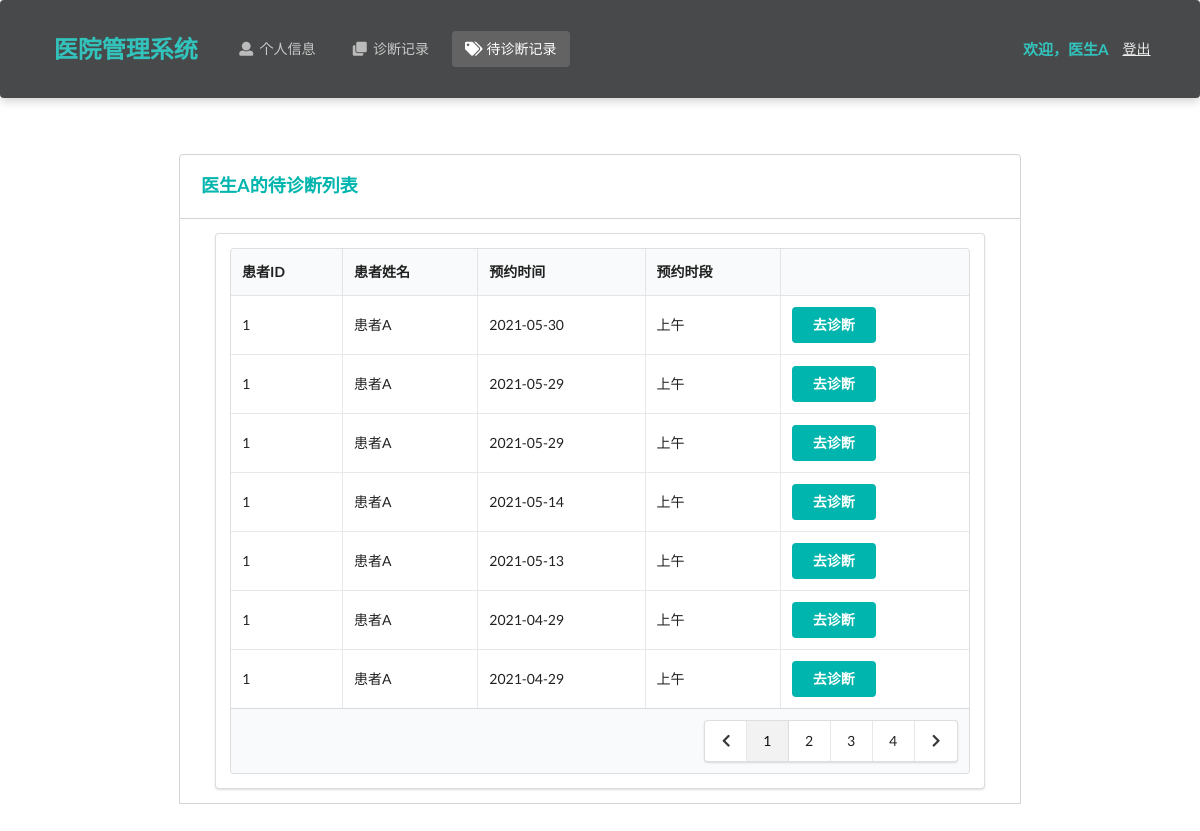
Page /doctor/pendingDiagnosis/ (signed in) on the earlier database version.
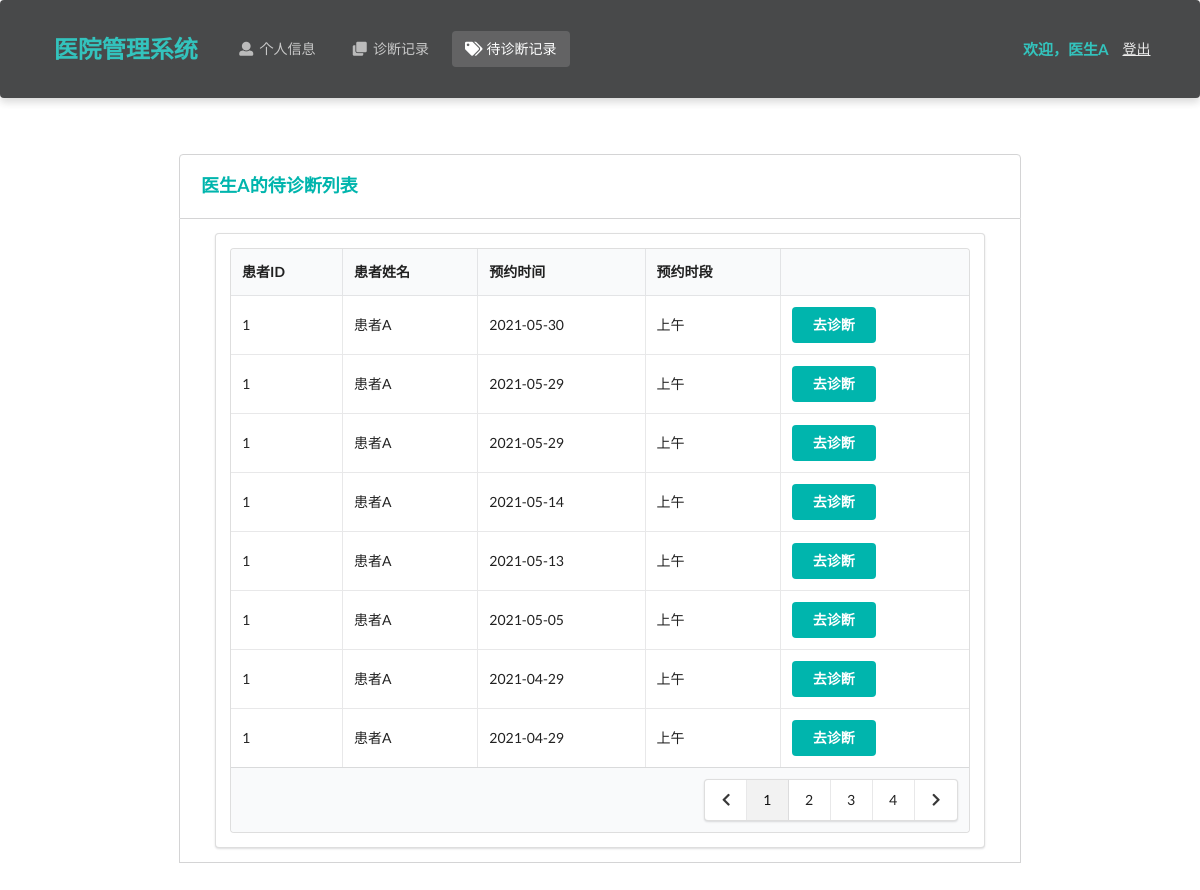
Same page on the later database version.
### Hospital/models.py (models this page shows, shortened)
class Appointment(models.Model):
    time_choices = (
        ('Morning','上午'),
        ('Afternoon','下午')
    )
    patient = models.ForeignKey(Patient, on_delete=models.CASCADE) # 患者
    doctor = models.ForeignKey(Doctor, on_delete=models.CASCADE)  # 医生
    create_time = models.DateTimeField(auto_now_add=True)  # 创建时间
    appointment_date = models.DateTimeField()  # 预约日期
    appointment_time = models.CharField(max_length=10, choices=time_choices) # 预约时间（上下午）
    isActive = models.BooleanField(default=True)  # 是否有效
    class Meta:
        ordering = ["-create_time"]

class Patient(models.Model):
    name = models.CharField(max_length=10)  # 姓名
    password = models.CharField(max_length=32)  # 密码
    gender = models.CharField(max_length=32, choices=gender_choices)  # 性别
    identity_card_no = models.CharField(max_length=32, unique=True)  # 身份证号
    medical_insurance = models.BooleanField()  # 是否有医保
    telephone_no = models.CharField(max_length=32)  # 电话号码
    birth_date = models.DateField()  # 出生日期
    create_time = models.DateTimeField(auto_now_add=True)  # 注册时间

### Hospital/doctorViews.py (the view)
# urls.py: path('doctor/pendingDiagnosis/', doctorViews.pendingDiagnosis),
def pendingDiagnosis(request):
    identity_card_no = request.session['identity_card_no']
    doctor = models.Doctor.objects.get(identity_card_no=identity_card_no)
    appointment_records = models.Appointment.objects.filter(doctor=doctor, isActive=True)
    appointment_records = appointment_records.order_by('-appointment_date', '-appointment_time')  # 逆序排序
    if request.method == 'POST':
        request.session['appointment_id'] = request.POST.get('appointment')
        return redirect('/doctor/pendingDiagnosis/detail')
    return render(request, 'doctor/pending.html', locals())

### Hospital/templates/doctor/pending.html (shortened to what this page needs)
<!DOCTYPE html>
<html lang="ch">
<head>
    <link rel="stylesheet" href="https://cdn.jsdelivr.net/semantic-ui/2.2.4/semantic.min.css">
    <link rel="stylesheet" href="../../static/Hospital/css/me.css">
</head>
<body>
     <nav class="ui inverted  segment m-padded-tb-large m-shadow-small m-opacity-mini">
        <div class="ui container">
            <div class="ui inverted secondary stackable menu">
                <h2 class="ui teal header item">医院管理系统</h2>
                <a href="/doctor/info/" class="m-item item"><i class="user icon"></i>个人信息</a>
                <a href="/doctor/diagnosis/" class="m-item item"><i class="clone icon"></i>诊断记录</a>
                <a href="/doctor/pendingDiagnosis" class="active m-item item"><i class="tags icon"></i>待诊断记录</a>
                <div class="right m-item item">
                    <h4 class="ui teal header item">欢迎，{{ doctor.name }}</h4>
                    <a href="/doctor/logout/" class="text-success "><ins>登出</ins></a>
                </div>
            </div>
        </div>
    </nav>
    <div class="m-container-small m-padded-tb-big">
        <div class="container">
            <div class="ui top attached rounded padded segment">
                <div class="ui middle aligned two column grid">
                    <div class="column">
                        <h3 class="ui teal header">{{ doctor.name }}的待诊断列表</h3>
                    </div>
                </div>
            </div>
            <div class="ui attached segment">
                <div class="ui segment m-width-middle">
                    <table class="ui celled table">
                        <thead>
                            <tr>
                                <th>患者ID</th>
                                <th>患者姓名</th>
                                <th>预约时间</th>
                                <th>预约时段</th>
                                <th></th>
                            </tr>
                        </thead>
                        <tbody>
                            {% for rec in appointment_records%}
                            <tr>
                                <td>{{ rec.patient.identity_card_no }}</td>
                                <td>{{ rec.patient.name }}</td>
                                <td>{{ rec.appointment_date|date:"Y-m-d" }}</td>
                                <td>{{ rec.get_appointment_time_display }}</td>
                                <td>
                                    <form action="" method="post">
                                    <button type="submit" class="ui teal centered button" value="去诊断">去诊断</button>
                                    </form>
                                </td>
                            </tr>
                            {% endfor %}
                        </tbody>
                      <tfoot>
                        <tr><th colspan="5">
                          <div class="ui right floated pagination menu">
                            <a class="icon item">
                              <i class="left chevron icon"></i>
                            </a>
                            <a class="item active">1</a>
                            <a class="item">2</a>
                            <a class="item">3</a>
                            <a class="item">4</a>
                            <a class="icon item">
                              <i class="right chevron icon"></i>
                            </a>
                          </div>
                        </th>
                      </tr></tfoot>
                    </table>
                </div>
            </div>
        </div>
            </div>
    <br>
    <br>
    <br>
</body>
</html>

Differences in the rows shown:
added Appointment: patient.identity_card_no "1", patient.name "患者A", appointment_date "2021-05-05", appointment_time "上午"
